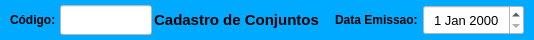
     <widget class="QWidget" name="widget" native="true">
      <property name="minimumSize">
       <size>
        <width>0</width>
        <height>40</height>
       </size>
      </property>
      <property name="maximumSize">
       <size>
        <width>16777215</width>
        <height>40</height>
       </size>
      </property>
      <property name="styleSheet">
       <string notr="true">background-color: rgb(0, 170, 255);</string>
      </property>
      <layout class="QHBoxLayout" name="horizontalLayout">
       <property name="spacing">
        <number>2</number>
       </property>
       <property name="leftMargin">
        <number>10</number>
       </property>
       <property name="topMargin">
        <number>5</number>
       </property>
       <property name="rightMargin">
        <number>10</number>
       </property>
       <property name="bottomMargin">
        <number>5</number>
       </property>
       <item>
        <widget class="QLabel" name="label_4">
         <property name="minimumSize">
          <size>
           <width>48</width>
           <height>0</height>
          </size>
         </property>
         <property name="maximumSize">
          <size>
           <width>48</width>
           <height>16777215</height>
          </size>
         </property>
         <property name="font">
          <font>
           <pointsize>9</pointsize>
           <weight>75</weight>
           <bold>true</bold>
          </font>
         </property>
         <property name="styleSheet">
          <string notr="true"/>
         </property>
         <property name="text">
          <string>Código:</string>
         </property>
         <property name="alignment">
          <set>Qt::AlignLeading|Qt::AlignLeft|Qt::AlignVCenter</set>
         </property>
        </widget>
       </item>
       <item>
        <widget class="QLineEdit" name="line_Num">
         <property name="sizePolicy">
          <sizepolicy hsizetype="Preferred" vsizetype="Preferred">
           <horstretch>0</horstretch>
           <verstretch>0</verstretch>
          </sizepolicy>
         </property>
         <property name="minimumSize">
          <size>
           <width>92</width>
           <height>0</height>
          </size>
         </property>
         <property name="maximumSize">
          <size>
           <width>92</width>
           <height>16777215</height>
          </size>
         </property>
         <property name="font">
          <font>
           <pointsize>12</pointsize>
          </font>
         </property>
         <property name="styleSheet">
          <string notr="true">background-color: rgb(255, 255, 255);</string>
         </property>
         <property name="inputMask">
          <string/>
         </property>
         <property name="text">
          <string/>
         </property>
         <property name="frame">
          <bool>true</bool>
         </property>
         <property name="echoMode">
          <enum>QLineEdit::Normal</enum>
         </property>
         <property name="alignment">
          <set>Qt::AlignCenter</set>
         </property>
         <property name="dragEnabled">
          <bool>false</bool>
         </property>
         <property name="placeholderText">
          <string/>
         </property>
        </widget>
       </item>
       <item>
        <widget class="QLabel" name="label_13">
         <property name="sizePolicy">
          <sizepolicy hsizetype="Preferred" vsizetype="Preferred">
           <horstretch>0</horstretch>
           <verstretch>0</verstretch>
          </sizepolicy>
         </property>
         <property name="minimumSize">
          <size>
           <width>0</width>
           <height>0</height>
          </size>
         </property>
         <property name="font">
          <font>
           <pointsize>11</pointsize>
           <weight>75</weight>
           <bold>true</bold>
          </font>
         </property>
         <property name="styleSheet">
          <string notr="true"/>
         </property>
         <property name="text">
          <string>Cadastro de Conjuntos</string>
         </property>
         <property name="alignment">
          <set>Qt::AlignCenter</set>
         </property>
        </widget>
       </item>
       <item>
        <widget class="QLabel" name="label_11">
         <property name="sizePolicy">
          <sizepolicy hsizetype="Preferred" vsizetype="Preferred">
           <horstretch>0</horstretch>
           <verstretch>0</verstretch>
          </sizepolicy>
         </property>
         <property name="minimumSize">
          <size>
           <width>100</width>
           <height>0</height>
          </size>
         </property>
         <property name="maximumSize">
          <size>
           <width>100</width>
           <height>16777215</height>
          </size>
         </property>
         <property name="font">
          <font>
           <pointsize>9</pointsize>
           <weight>75</weight>
           <bold>true</bold>
          </font>
         </property>
         <property name="styleSheet">
          <string notr="true"/>
         </property>
         <property name="text">
          <string>Data Emissao: </string>
         </property>
         <property name="alignment">
          <set>Qt::AlignRight|Qt::AlignTrailing|Qt::AlignVCenter</set>
         </property>
        </widget>
       </item>
       <item>
        <widget class="QDateEdit" name="date_Emissao">
         <property name="sizePolicy">
          <sizepolicy hsizetype="Preferred" vsizetype="Preferred">
           <horstretch>0</horstretch>
           <verstretch>0</verstretch>
          </sizepolicy>
         </property>
         <property name="minimumSize">
          <size>
           <width>101</width>
           <height>0</height>
          </size>
         </property>
         <property name="maximumSize">
          <size>
           <width>101</width>
           <height>16777215</height>
          </size>
         </property>
         <property name="font">
          <font>
           <pointsize>10</pointsize>
          </font>
         </property>
         <property name="styleSheet">
          <string notr="true">background-color: rgb(255, 255, 255);</string>
         </property>
         <property name="alignment">
          <set>Qt::AlignCenter</set>
         </property>
        </widget>
       </item>
      </layout>
     </widget>
